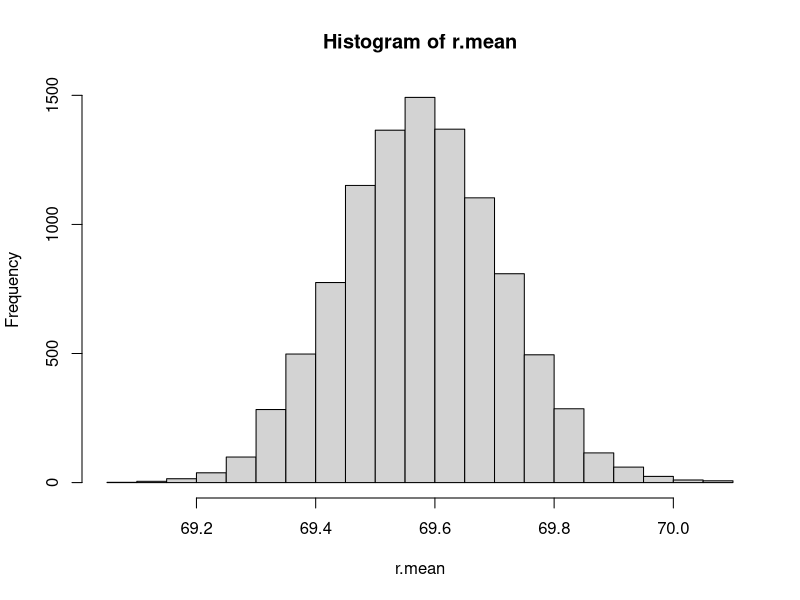
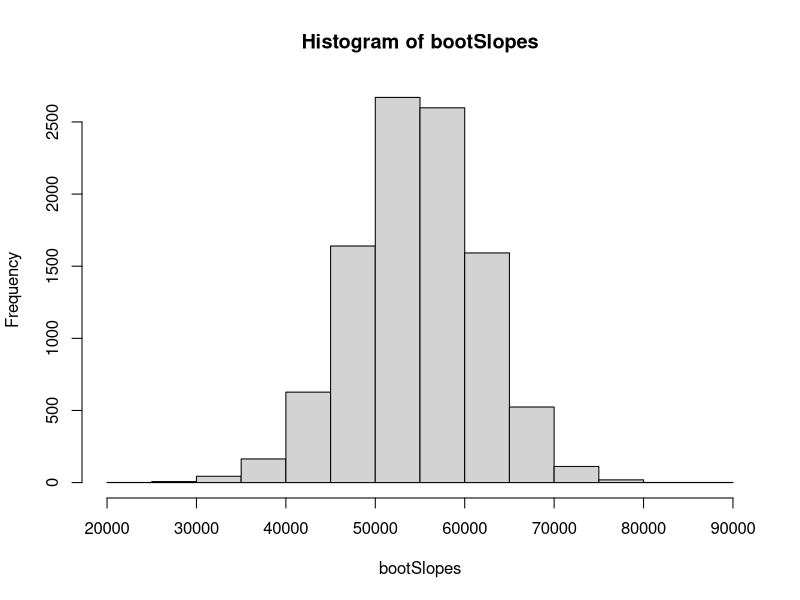
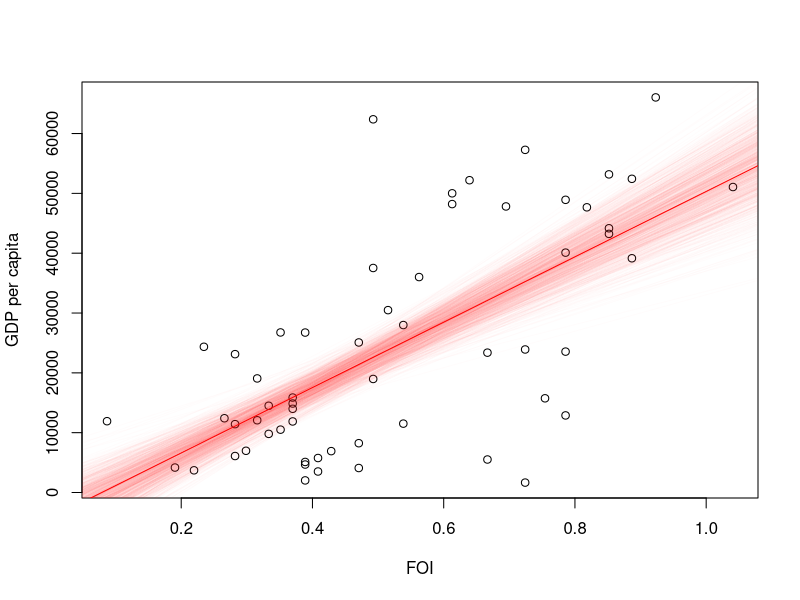
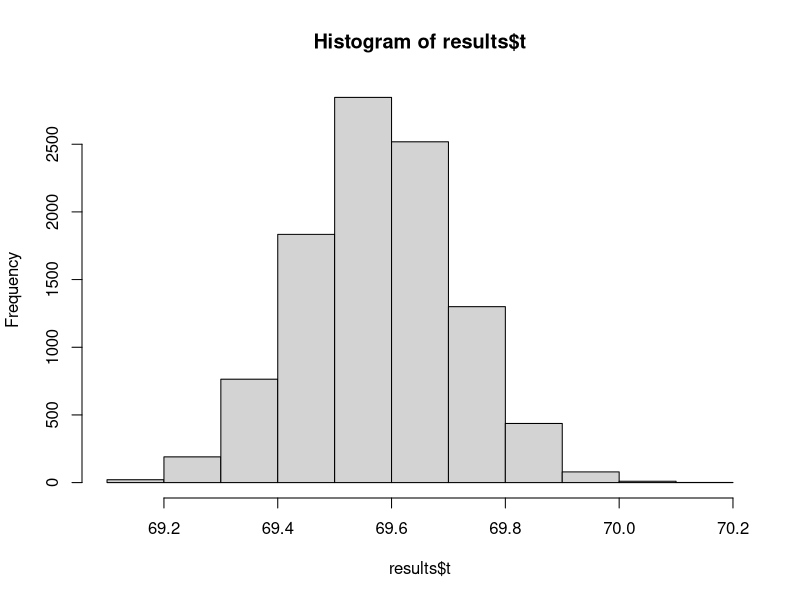

Generate these figures, in order, with R:
## ---- chunk 1
# Height Data from National Health Interview Survey (NHIS) 2007
DataFrame <- read.csv("NHIS2007.csv")
ObservedHeights <- DataFrame$height
mean(ObservedHeights)
## ---- chunk 2
BootSample <- sample(ObservedHeights, replace = T)
mean(BootSample)
## ---- chunk 3
# obtaining M bootstrap samples and calculate mean value of each bootstrap sample
M <- 10000
r.mean <- numeric(M)
for(i in 1:M)
{
  BootSample <- sample(ObservedHeights, replace = T)
  r.mean[i] <- mean(BootSample)
}
## ---- chunk 4
median(r.mean) # median of the bootstrap samples
## ---- chunk 5
hist(r.mean) # plot histogram of the measured means over the boostrap samples
## ---- chunk 6
sd(r.mean) # standard deviation of the bootstrap samples
quantile(r.mean, probs=c(0.025, 0.975))
## ---- chunk 7
library(dplyr)
df <- read.csv("FOI.csv")
df$GDP <- df$NY.GDP.PCAP.PP.KD
df %>% filter(SP.POP.TOTL*IT.NET.USER.ZS/100 > 5000000) -> df

model <- lm(GDP~FOI, df)
model$coefficients[2]
## ---- chunk 8
# obtaining M bootstrap samples and calculate mean value of each bootstrap sample
M <- 10000
bootSlopes <- numeric(M)
bootIntercepts <- numeric(M)
for(i in 1:M)
{
  BootSample <- sample(nrow(df), replace = T)
  bootmodel <- lm(df$GDP[BootSample] ~ df$FOI[BootSample])
  bootSlopes[i] <- bootmodel$coefficients[2]
  bootIntercepts[i] <- bootmodel$coefficients[1]
}
## ---- chunk 9
median(bootSlopes)
sd(bootSlopes)
hist(bootSlopes)
quantile(bootSlopes, probs = c(0.025, 0.975))
## ---- chunk 10
plot(df$FOI, df$GDP, xlab="FOI", ylab="GDP per capita")
for(i in 1:1000)
{
  abline(bootIntercepts[i], bootSlopes[i], col=rgb(1,0,0,0.01))
}
abline(model$coefficients[1], model$coefficients[2], col="red")
## ---- chunk 11
library(boot)
ReturnMean <- function(datav, sampleindices) 
{
  d <- datav[sampleindices] # we will use this for bootstrapping
  return( mean(d) )
}
## ---- chunk 12
## Bootstrapping with 10000 replications
results <- boot(data=as.vector(ObservedHeights), statistic=ReturnMean, R=10000)
## ---- chunk 13
hist(results$t)
